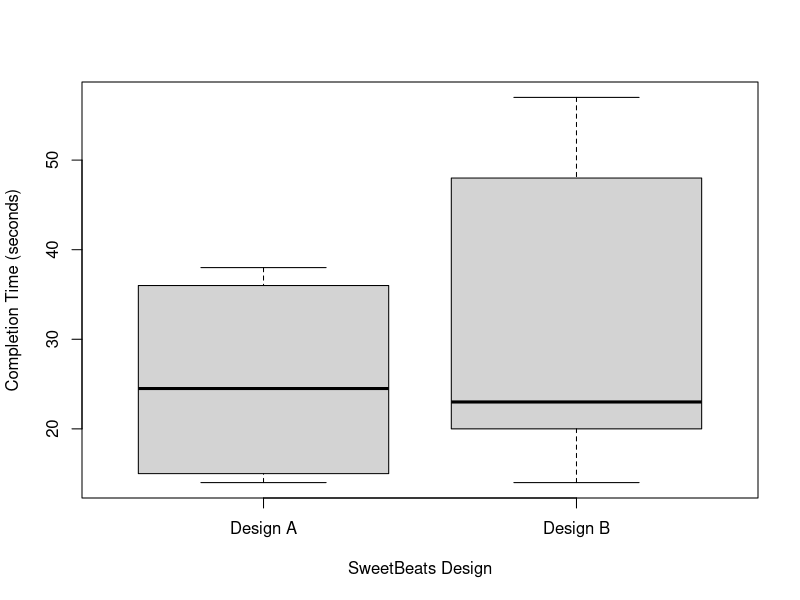
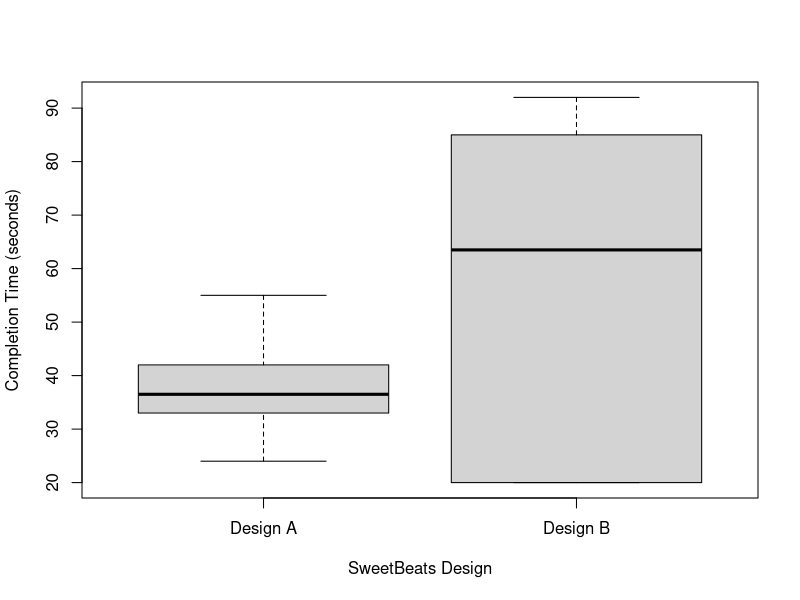
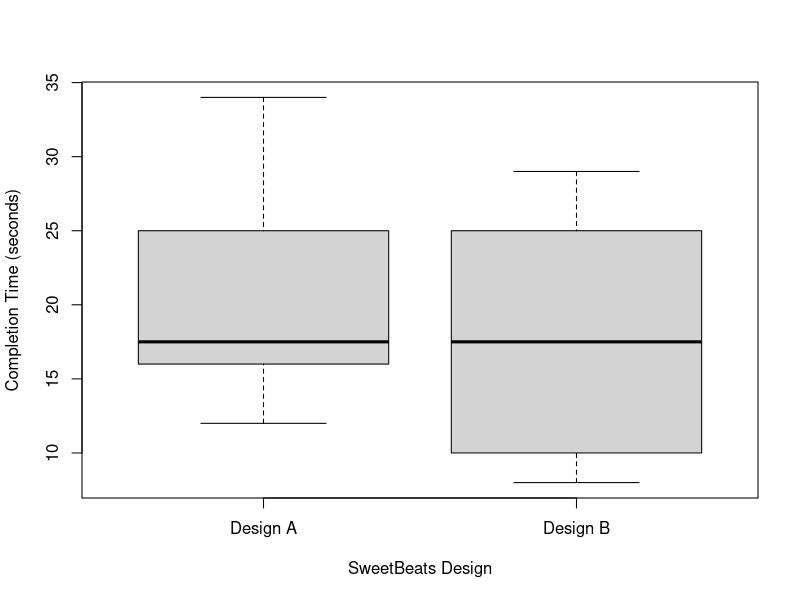
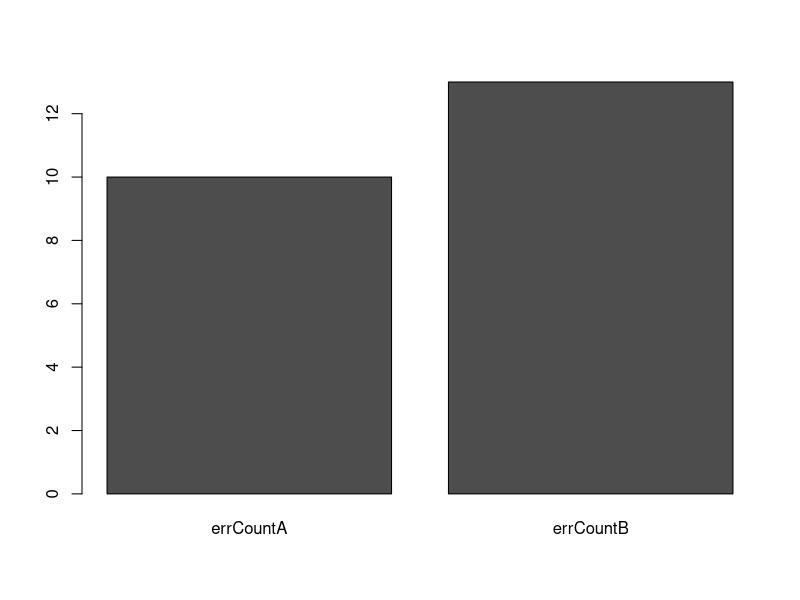

Write the R code that produced these figures, in order.
# Create vectors for each of the t-tests we intend to conduct.
# These will correspond to time and error metrics for designs A, and B, for each task (including the overall usability task)

# Task times should be in seconds or minutes accross all tasks

designATask1Time <- c(30, 15, 36, 38, 14, 19)
designBTask1Time <- c(20, 14, 48, 57, 26, 20)

designATask2Time <- c(33, 55, 24, 42, 36, 37)
designBTask2Time <- c(83, 85, 20, 92, 44, 20)

designATask3Time <- c(12, 25, 34, 17, 18, 16)
designBTask3Time <- c(15, 8, 10, 29, 25, 20)

designATaskOverallTime <- c(93, 95, 46, 32, 46, 30)
designBTaskOverallTime <- c(83, 117, 86, 93, 54, 20)

designATask1Errors <- c(1, 0, 2, 1, 0, 1)
designBTask1Errors <- c(1, 0, 2, 1, 1, 0)

designATask2Errors <- c(3, 1, 1, 0, 0, 0)
designBTask2Errors <- c(4, 2, 0, 2, 0, 0)

designATask3Errors <- c(0, 0, 0, 0, 0, 0)
designBTask3Errors <- c(0, 0, 0, 0, 0, 0)

designATaskOverallErrors <- c(0, 0, 0, 0, 0, 0)
designBTaskOverallErrors <- c(0, 0, 1, 0, 0, 0)

designAUsabilityTestResults <- c(95, 87.5, 77.5, 72.5, 90, 85)
designBUsabilityTestResults <- c(72.5, 85, 92.5, 85, 70, 70)
# These might be a useful set of data points in order to compare if there
# was a significant change in the usability of the system
# after implementing our changes.
# At least on my tests (Angel), I could see participants
# reported a significantly higher usability test score than previously
# Right now this array has the scores for the 4 usability tests I conducted in user test 1
# It's missing 2 more from Jacob's tests in order to compare 6 old datapoint / 6 new dataponts

pastUsabilityScaleResults <- c(32.5, 62.5, 42.5, 55.5, 62.5, 70)

# Perform t-test for task 1 time
t_test_task_1_time <- t.test(designATask1Time, designBTask1Time)

# Perform t-test for task 2 time
t_test_task_2_time <- t.test(designATask2Time, designBTask2Time)

# Perform t-test for task 3 time
t_test_task_3_time <- t.test(designATask3Time, designBTask3Time)

# Perform t-test for overabll usability time
t_test_overall_task_time <- t.test(designATaskOverallTime, designBTaskOverallTime)

# Perform t-test for task 1 errors
t_test_task_1_err <- t.test(designATask1Errors, designBTask1Errors)

# Perform t-test for task 2 errors
t_test_task_2_err <- t.test(designATask2Errors, designBTask2Errors)

# Perform t-test for task 3 errors
t_test_task_3_err <- t.test(designATask3Errors, designBTask3Errors)

# Perform t-test for overall task errors
t_test_task_4_err <- t.test(designATaskOverallErrors, designBTaskOverallErrors)

boxplot(designATask1Time,designBTask1Time, xlab="SweetBeats Design", ylab="Completion Time (seconds)", names=c("Design A", "Design B"))
boxplot(designATask2Time,designBTask2Time, xlab="SweetBeats Design", ylab="Completion Time (seconds)", names=c("Design A", "Design B"))
boxplot(designATask3Time,designBTask3Time, xlab="SweetBeats Design", ylab="Completion Time (seconds)", names=c("Design A", "Design B"))

errCountA <- sum(c(designATask1Errors, designATask2Errors, designATask3Errors))
errCountB <- sum(c(designBTask1Errors, designBTask2Errors, designBTask3Errors))

barplot(cbind(errCountA, errCountB))